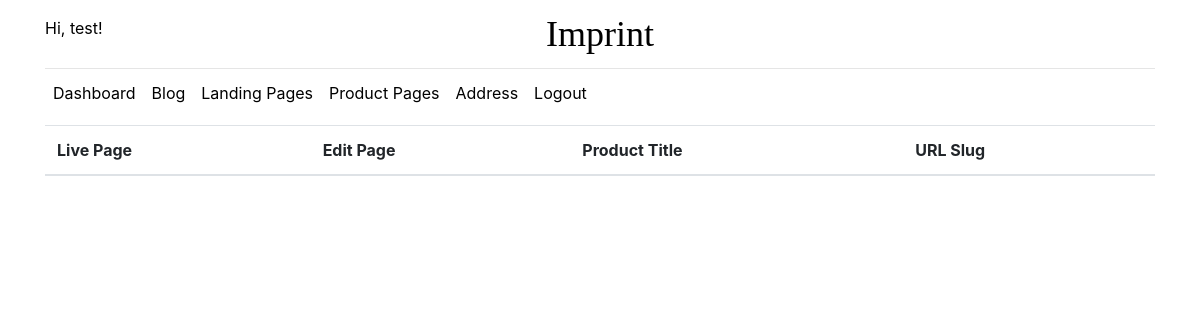
/product-page (signed in), run on an earlier commit of the app's database.
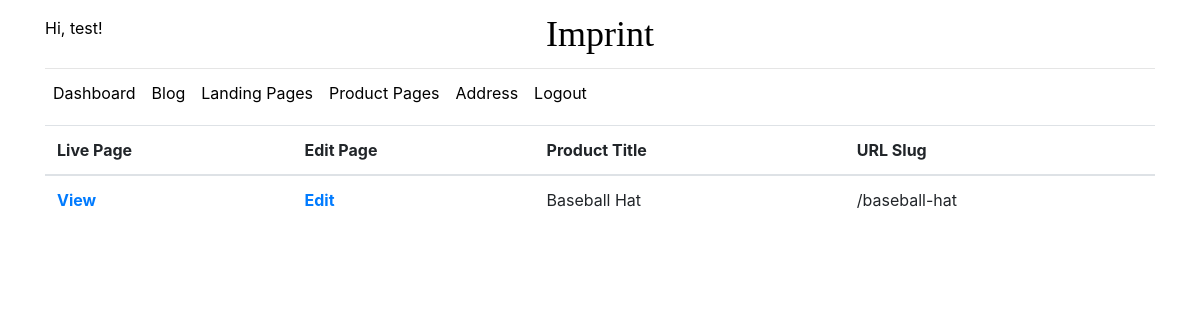
And on a later commit of the database.
### tables this page shows
CREATE TABLE user (
  id INTEGER PRIMARY KEY AUTOINCREMENT,
  username TEXT UNIQUE NOT NULL,
  password TEXT NOT NULL,
  email TEXT UNIQUE NOT NULL
);

CREATE TABLE product (
  page_id INTEGER PRIMARY KEY AUTOINCREMENT,
  title TEXT NOT NULL,
  description TEXT NOT NULL,
  filename TEXT NOT NULL,
  bulletpoint1 TEXT,
  bulletpoint2 TEXT,
  bulletpoint3 TEXT,
  bulletpoint4 TEXT,
  bulletpoint5 TEXT,
  author_id INTEGER NOT NULL,
  page_layout TEXT NOT NULL,
  buy_button_text TEXT NOT NULL,
  buy_button_link TEXT,
  url TEXT NOT NULL,
  FOREIGN KEY (author_id) REFERENCES user (id)
);

### imprint/product_page.py (the view)
@bp.route('/product-page')
def product_index():
    pages = get_db().execute('SELECT title, url, author_id FROM product').fetchall()
    return render_template('product_page/product_page_index.html', pages=pages)

### imprint/auth.py (called while the page is built)
@bp.before_app_request
def load_logged_in_user():
    user_id = session.get('user_id')
    if user_id is None:
        g.user = None
    else:
        g.user = get_db().execute(
            'SELECT * FROM user WHERE id = ?', (user_id,)
        ).fetchone()

### imprint/db.py (called while the page is built)
def get_db():
    if 'db' not in g:
        g.db = sqlite3.connect(
            current_app.config['DATABASE'],
            detect_types=sqlite3.PARSE_DECLTYPES
        )
        g.db.row_factory = sqlite3.Row
    return g.db

### imprint/templates/product_page/product_page_index.html (shortened to what this page needs)
{% extends 'base.html' %}
{% block content %}
  <table class="table">
    <thead>
      <tr>
        <th scope="col">Live Page</th>
        <th scope="col">Edit Page</th>
        <th scope="col">Product Title</th>
        <th scope="col">URL Slug</th>
      </tr>
    </thead>
    <tbody>
    {% for page in pages %}
      {% if g.user['id'] == page['author_id'] %}
        <tr>
          <th scope="row"> <a href="{{ url_for('product_page.new_product_page', slug=page['url']) }}"> View </a> </th>
          <th scope="row"> <a href="{{ url_for('product_page.edit_product_page', slug=page['url']) }}"> Edit </a>  </th>
          <td> {{ page['title'] }} </td>
          <td> /{{ page['url']}}  </td>
        </tr>
      {% endif %}
    {% endfor %}
    </tbody>
  </table>
{% endblock %}

### imprint/templates/base.html (shortened to what this page needs)
<!doctype html>
<head>
    <link rel="stylesheet" href="{{ url_for('static', filename='css/style.css') }}">
    <link rel="light stylesheet" href="{{ url_for('static', filename='css/light.css') }}" title="light">
    <link rel="dark stylesheet" href="{{ url_for('static', filename='css/dark.css') }}" title="dark">
    <link rel="stylesheet" href="https://stackpath.bootstrapcdn.com/bootstrap/4.1.3/css/bootstrap.min.css">
</head>
<div class ="container" id="base">
  <header class="blog-header py-3">
    <div class="row flex-nowrap justify-content-between align-items-center">
      <div class="col-4 pt-1">
        {% if g.user %}
          <p class="darkText lightText"> Hi, {{ g.user['username'] }}! </p>
        {% else %}
          <a class="text-muted darkText lightText" href="{{ url_for('auth.login') }}">Login</a>
        {% endif %}
      </div>
      <div class="col-4 text-center">
        <a class="blog-header-logo darkText lightText" href="{{ url_for('hello')}}">Imprint</a>
      </div>
      <div class="col-4 d-flex justify-content-end align-items-center">
      </div>
    </div>
  </header>
  {% if g.user %}
  <div class="nav-scroller py-1 mb-2">
    <nav class="nav d-flex">
      <a class="p-2 darkText lightText" href="{{ url_for('dashboard.admin') }}">Dashboard</a>
      <a class="p-2 darkText lightText" href="{{ url_for('blog.blog_index') }}">Blog</a>
      <a class="p-2 darkText lightText" href="{{ url_for('landing_page.landing_index') }}">Landing Pages</a>
      <a class="p-2 darkText lightText" href="{{ url_for('product_page.product_index') }}">Product Pages</a>
      <a class="p-2 darkText lightText" href="{{ url_for('address.indexMap') }}">Address</a>
      <a class="p-2 darkText lightText" href="{{ url_for('auth.logout') }}">Logout</a>
    </nav>
  </div>
  {% endif %}
  <body id ="fullContainer">
      {% block content %}{% endblock %}
  </body>
</div>

### imprint/static/css/style.css (style rules this page uses)
body { background-color:#2d2d2d; }
#fullContainer { background-color:#FFF; }
.lightText { color:#000 !important; }
.blog-header { line-height: 1; border-bottom: 1px solid #e5e5e5; }
.blog-header-logo { font-family: "Playfair Display", Georgia, "Times New Roman", serif; font-size: 2.25rem; }

### imprint/static/css/light.css (style rules this page uses)
body { background-color: #FFF; }
#fullContainer { background-color:#FFF; }

### imprint/static/css/dark.css (style rules this page uses)
body { background-color: #2d2d2d; }
#fullContainer { background-color:#2d2d2d; }
.darkText { color:#FFF !important; }

What changed in the data, as far as the page shows it:
added product: title "Baseball Hat", url "baseball-hat"
